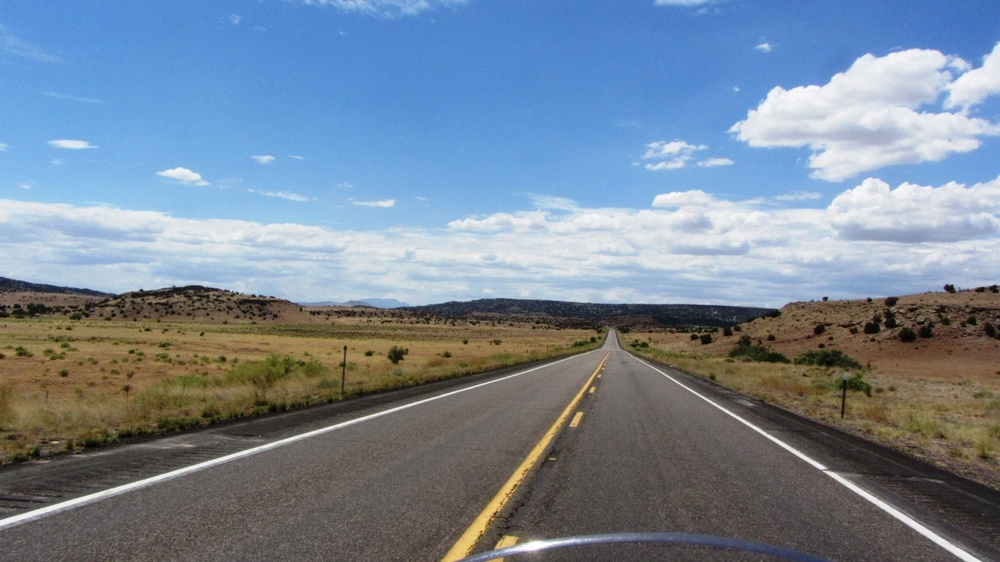
#> input picture R.jpg, 1000 x 562 px, shrunk from 1367 x 768 before the run
$ python part2.py
#> lines starting #> are read from the running program, lines starting #| are printed output that depends on the picture; after the words box and inside, x2 and y2 are one past the last pixel; in counts of white or black regions, pixels touching at a corner belong together
import matplotlib.pylab as plt
import cv2
import numpy as np

def region_of_interest(img, vertices):
    mask = np.zeros_like(img)
    #channel_count = img.shape[2]
    match_mask_color = 255
    cv2.fillPoly(mask, vertices, match_mask_color)
    masked_image = cv2.bitwise_and(img, mask)
    return masked_image

def drow_the_lines(img, lines):
    img = np.copy(img)
    blank_image = np.zeros((img.shape[0], img.shape[1], 3), dtype=np.uint8)

    for line in lines:
        for x1, y1, x2, y2 in line:
            cv2.line(blank_image, (x1,y1), (x2,y2), (0, 255, 0), thickness=3)

    img = cv2.addWeighted(img, 0.8, blank_image, 1, 0.0)
    return img

image = cv2.imread('R.jpg')
#> image is the input picture: shape (562, 1000, 3); mean B, G, R 150.6, 134.4, 119.1
image = cv2.cvtColor(image, cv2.COLOR_BGR2RGB)
print(image.shape)
#| (562, 1000, 3)
height = image.shape[0]
#> height = 562
width = image.shape[1]
#> width = 1000
region_of_interest_vertices = [
    (0, height),
    (width / 2, height / 2),
    (width, height)
]
#> region_of_interest_vertices = [(0, 562), (500, 281), (1000, 562)]
gray_image = cv2.cvtColor(image, cv2.COLOR_RGB2GRAY)
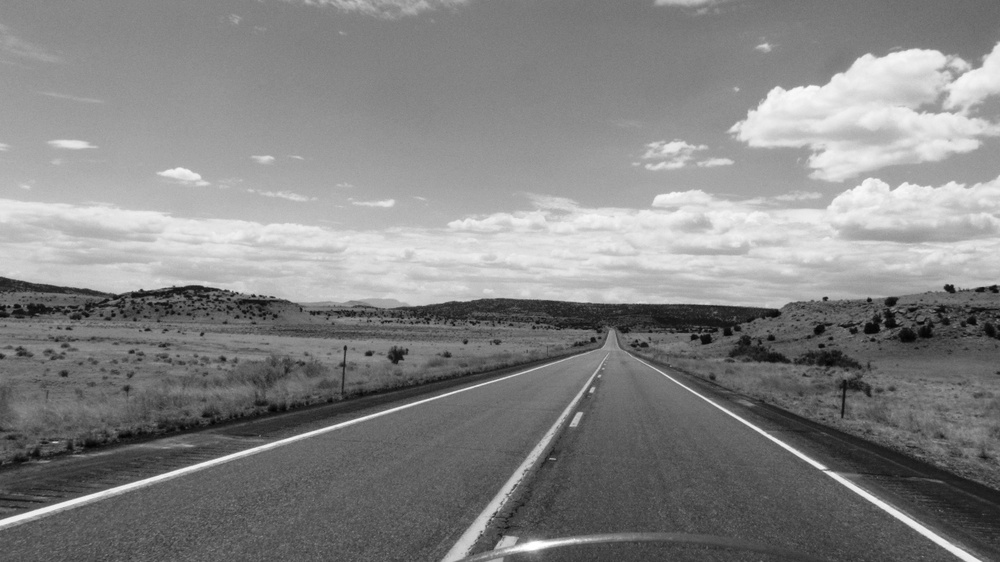
#> gray_image: shape (562, 1000); min 2, max 255, mean 131.7
canny_image = cv2.Canny(gray_image, 100, 200)
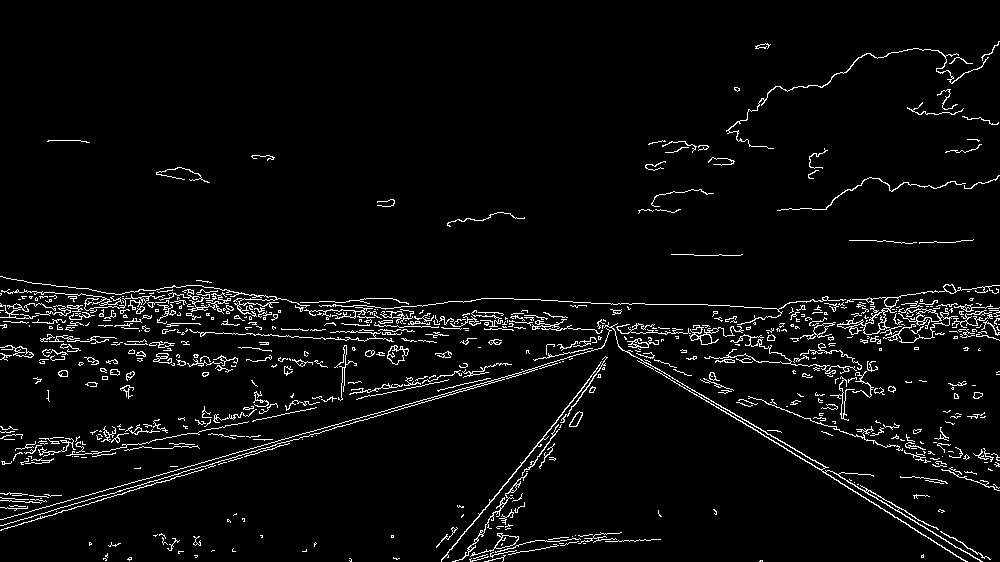
#> canny_image: shape (562, 1000); 4.1% white in thin lines or dots
cropped_image = region_of_interest(canny_image,
                np.array([region_of_interest_vertices], np.int32),)
#> in region_of_interest, `cv2.fillPoly(mask, vertices, match_mask_color)`:
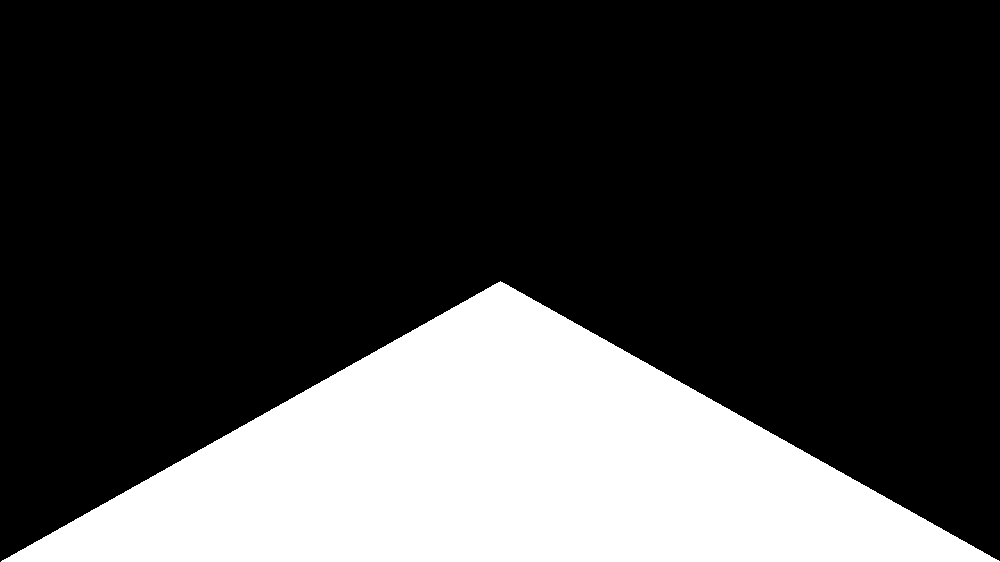
#> mask: shape (562, 1000); 25% white; 1 white region, box (x1, y1, x2, y2) and area: (1, 281, 1000, 562) 140719
#> in region_of_interest, `masked_image = cv2.bitwise_and(img, mask)`:
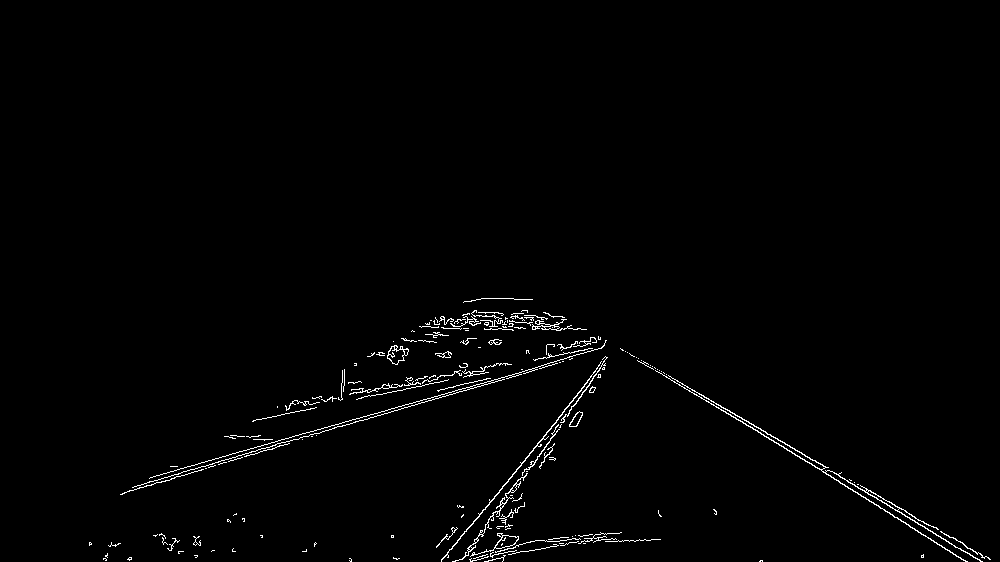
#> masked_image: shape (562, 1000); 1.2% white in thin lines or dots, all inside (x1, y1, x2, y2) = (89, 298, 991, 562)
lines = cv2.HoughLinesP(cropped_image,
                        rho=6,
                        theta=np.pi/180,
                        threshold=160,
                        lines=np.array([]),
                        minLineLength=40,
                        maxLineGap=25)
#> lines = 73 rows, first 6: [716, 404, 886, 503], [654, 367, 966, 561], [437, 396, 604, 345], [221, 460, 560, 362], [460, 559, 531, 461], [252, 421, 316, 407]
image_with_lines = drow_the_lines(image, lines)
#> the loop in drow_the_lines, `for line in lines:` made 73 passes
#> line on passes 1 to 12: [[716, 404, 886, 503]], [[654, 367, 966, 561]], [[437, 396, 604, 345]], [[221, 460, 560, 362]], [[460, 559, 531, 461]], [[252, 421, 316, 407]], [[546, 354, 600, 337]], [[441, 559, 558, 419]], [[666, 377, 708, 401]], [[348, 421, 423, 399]], [[468, 555, 607, 357]], [[533, 359, 598, 338]]
#> after the loop in drow_the_lines, `for line in lines:`:
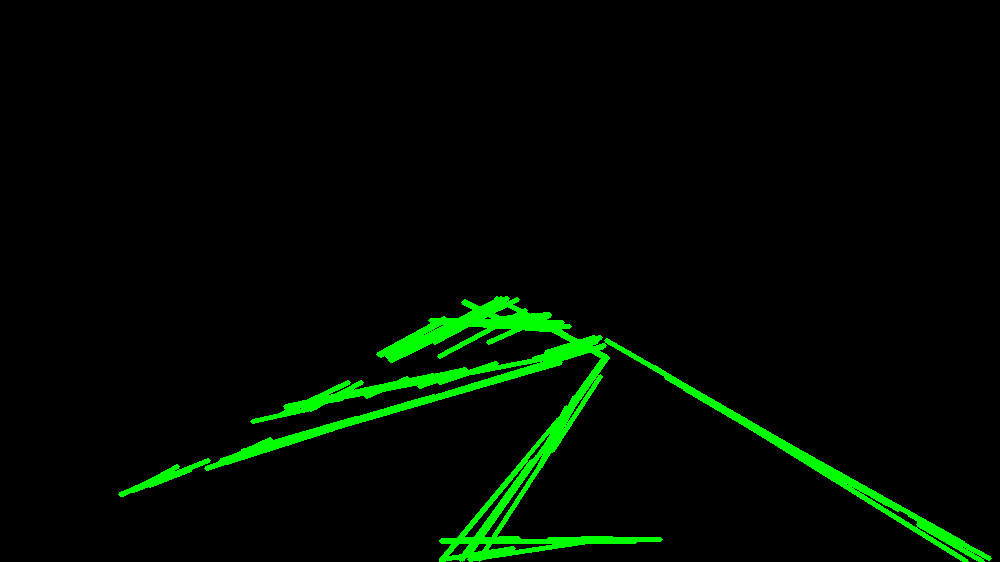
#> blank_image: shape (562, 1000, 3); mean of channels 0, 1, 2 0, 10.1, 0; drawn as B, G, R
#> in drow_the_lines, `img = cv2.addWeighted(img, 0.8, blank_image, 1, 0.0)`:
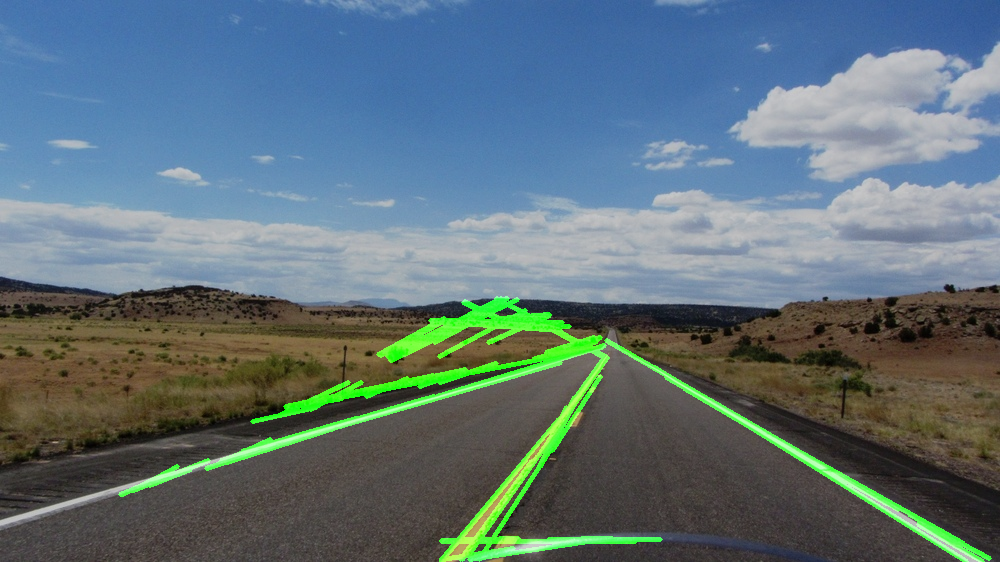
#> img: shape (562, 1000, 3); mean R, G, B 95.3, 114, 120.5
plt.imshow(image_with_lines)
plt.show()

$ run again, with Road.jpg copied over R.jpg
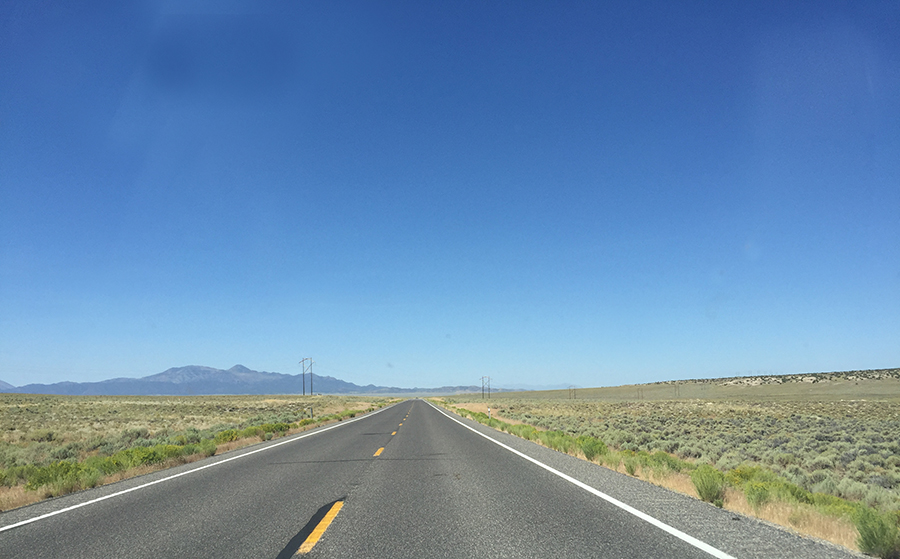
#> input picture Road.jpg, 900 x 559 px
#> image is the input picture: shape (559, 900, 3); mean B, G, R 173.5, 139.8, 105.6
#| (559, 900, 3)
#> `canny_image = cv2.Canny(gray_image, 100, 200)`:
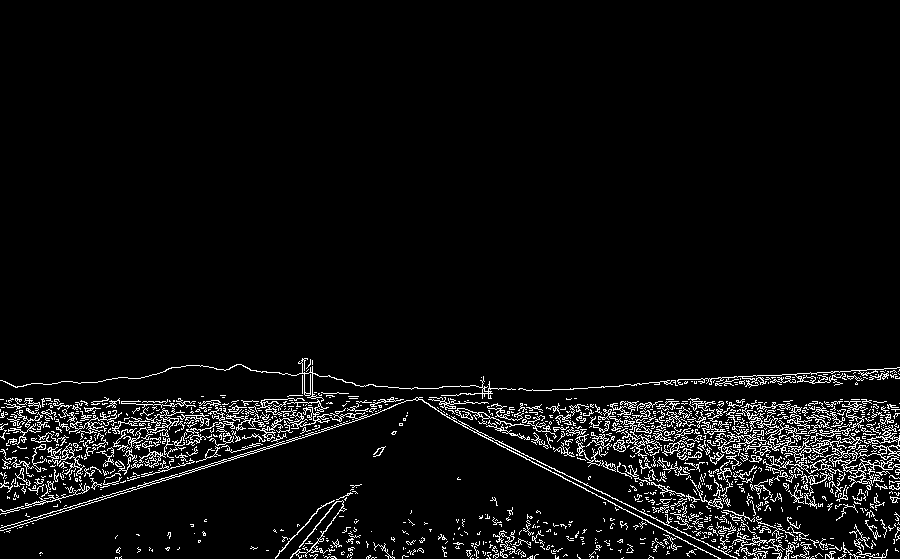
#> canny_image: shape (559, 900); 5.2% white in thin lines or dots, all inside (x1, y1, x2, y2) = (0, 358, 900, 559)
#> mask: shape (559, 900); 25.1% white; 1 white region, box (x1, y1, x2, y2) and area: (1, 279, 900, 559) 126170
#> masked_image: shape (559, 900); 2.7% white in thin lines or dots, all inside (x1, y1, x2, y2) = (39, 366, 887, 559)
#> lines = 206 rows, first 6: [666, 554, 886, 554], [454, 421, 679, 421], [438, 411, 661, 411], [465, 427, 721, 449], [386, 552, 520, 550], [246, 414, 363, 418]
#> the loop in drow_the_lines, `for line in lines:` made 206 passes
#> in drow_the_lines, `img = cv2.addWeighted(img, 0.8, blank_image, 1, 0.0)`:
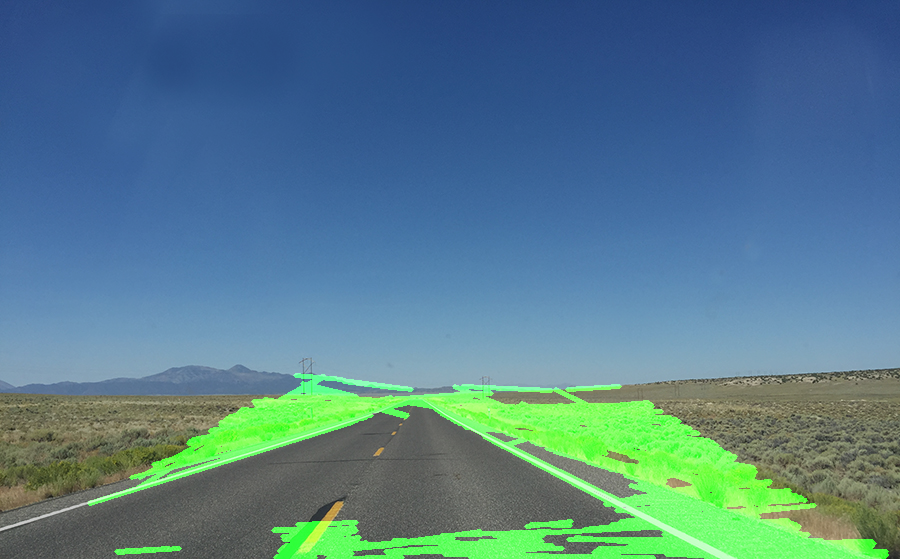
#> img: shape (559, 900, 3); mean R, G, B 84.5, 125.7, 138.8

$ run again, with Road1.jpg copied over R.jpg
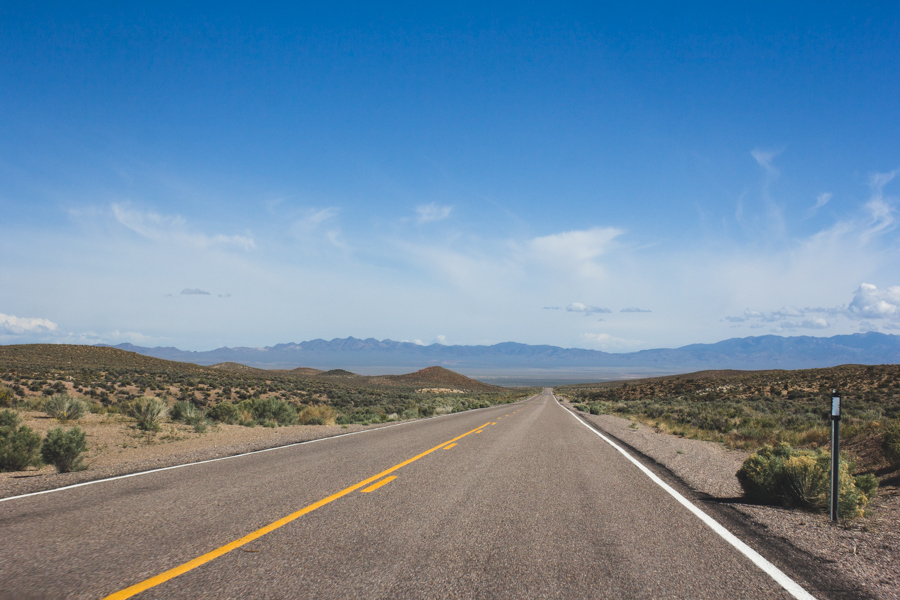
#> input picture Road1.jpg, 900 x 600 px
#> image is the input picture: shape (600, 900, 3); mean B, G, R 160.6, 136.5, 108.6
#| (600, 900, 3)
#> `canny_image = cv2.Canny(gray_image, 100, 200)`:
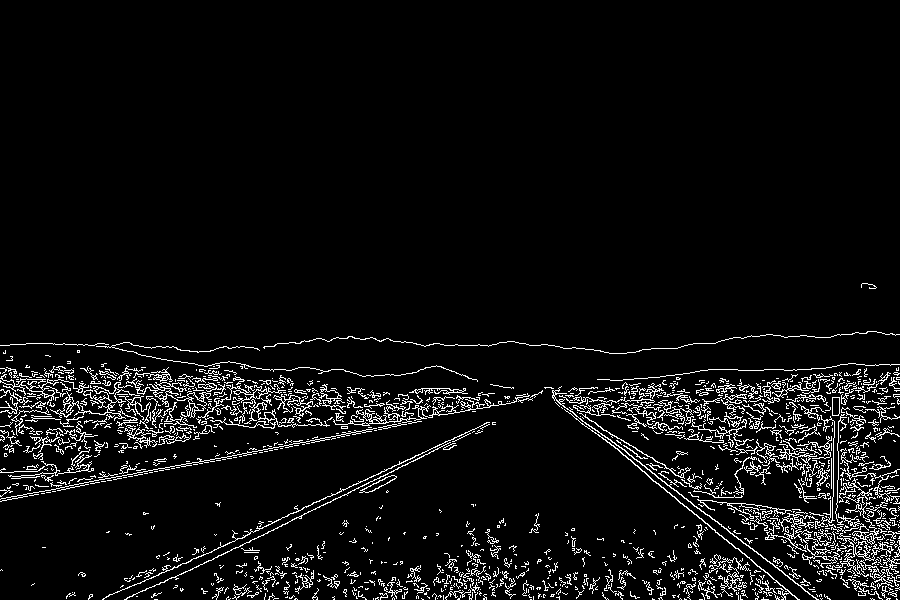
#> canny_image: shape (600, 900); 5.5% white in thin lines or dots, all inside (x1, y1, x2, y2) = (0, 283, 900, 600)
#> mask: shape (600, 900); 25% white; 1 white region, box (x1, y1, x2, y2) and area: (1, 300, 900, 600) 135150
#> masked_image: shape (600, 900); 2.3% white in thin lines or dots, all inside (x1, y1, x2, y2) = (31, 340, 898, 600)
#> lines = 207 rows, first 6: [125, 588, 808, 588], [378, 579, 513, 579], [555, 402, 897, 599], [444, 587, 859, 573], [203, 592, 258, 592], [265, 580, 334, 579]
#> the loop in drow_the_lines, `for line in lines:` made 207 passes
#> in drow_the_lines, `img = cv2.addWeighted(img, 0.8, blank_image, 1, 0.0)`:
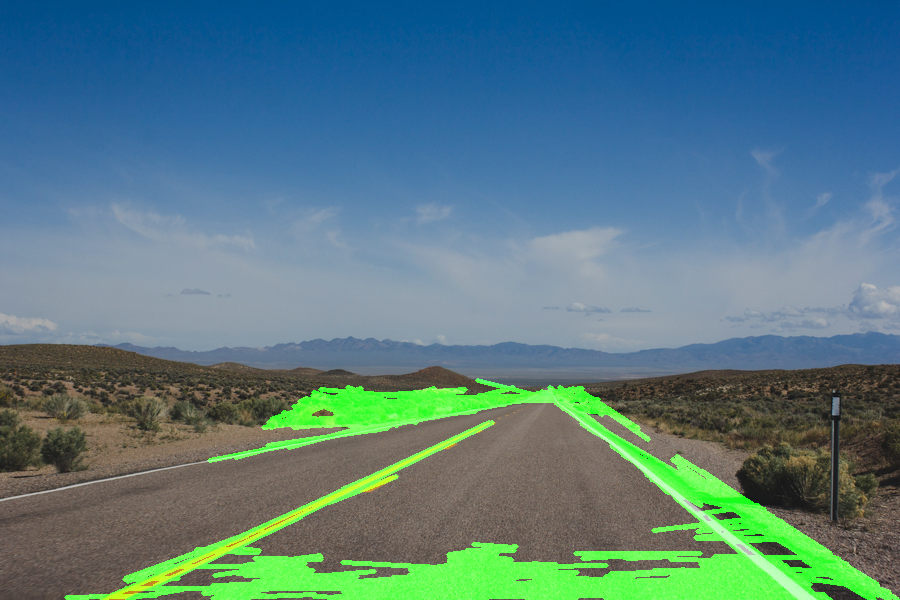
#> img: shape (600, 900, 3); mean R, G, B 86.9, 124.2, 128.5

$ run again, with Road2.jpg copied over R.jpg
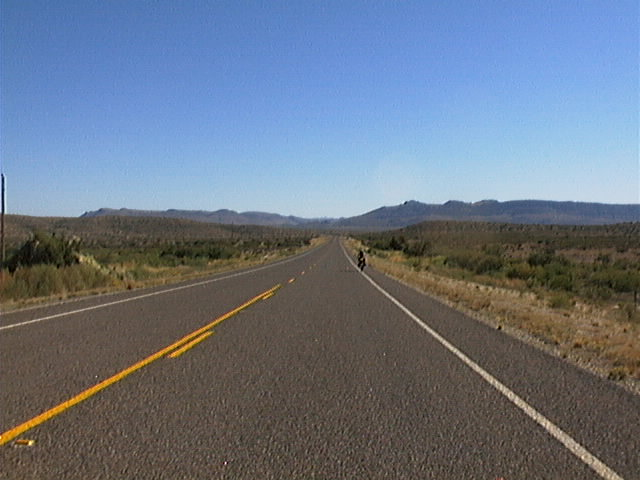
#> input picture Road2.jpg, 640 x 480 px
#> image is the input picture: shape (480, 640, 3); mean B, G, R 131.9, 116.9, 106.2
#| (480, 640, 3)
#> `canny_image = cv2.Canny(gray_image, 100, 200)`:
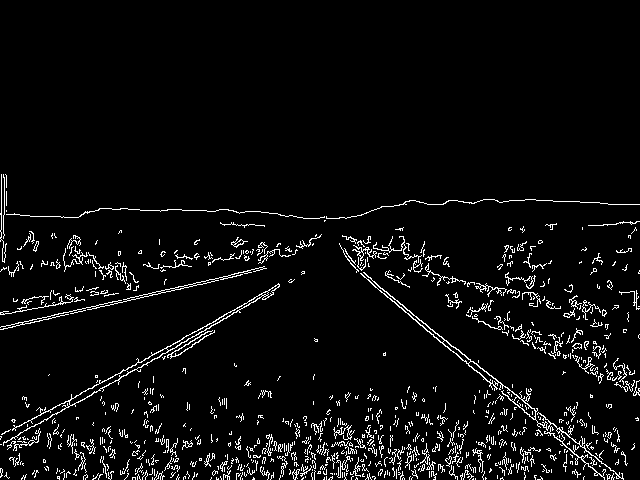
#> canny_image: shape (480, 640); 4.8% white in thin lines or dots, all inside (x1, y1, x2, y2) = (0, 174, 640, 480)
#> mask: shape (480, 640); 25% white; 1 white region, box (x1, y1, x2, y2) and area: (1, 240, 640, 480) 76880
#> masked_image: shape (480, 640); 2.3% white in thin lines or dots, all inside (x1, y1, x2, y2) = (6, 262, 624, 480)
#> lines = 118 rows, first 6: [223, 475, 616, 462], [229, 446, 514, 446], [363, 272, 451, 346], [248, 453, 530, 453], [34, 471, 530, 454], [210, 479, 524, 474]
#> the loop in drow_the_lines, `for line in lines:` made 118 passes
#> in drow_the_lines, `img = cv2.addWeighted(img, 0.8, blank_image, 1, 0.0)`:
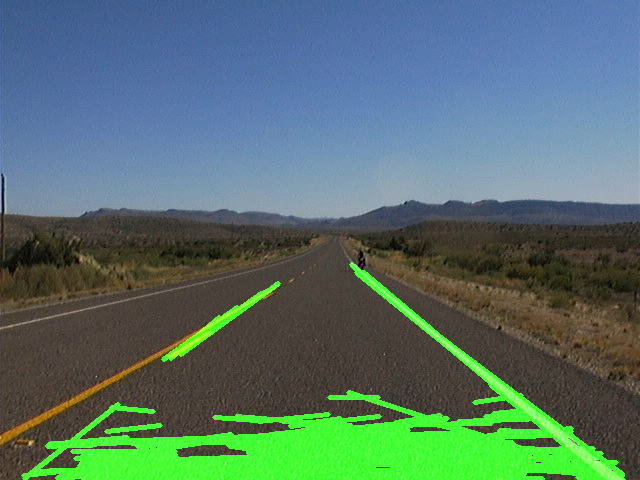
#> img: shape (480, 640, 3); mean R, G, B 84.9, 114.2, 105.5
